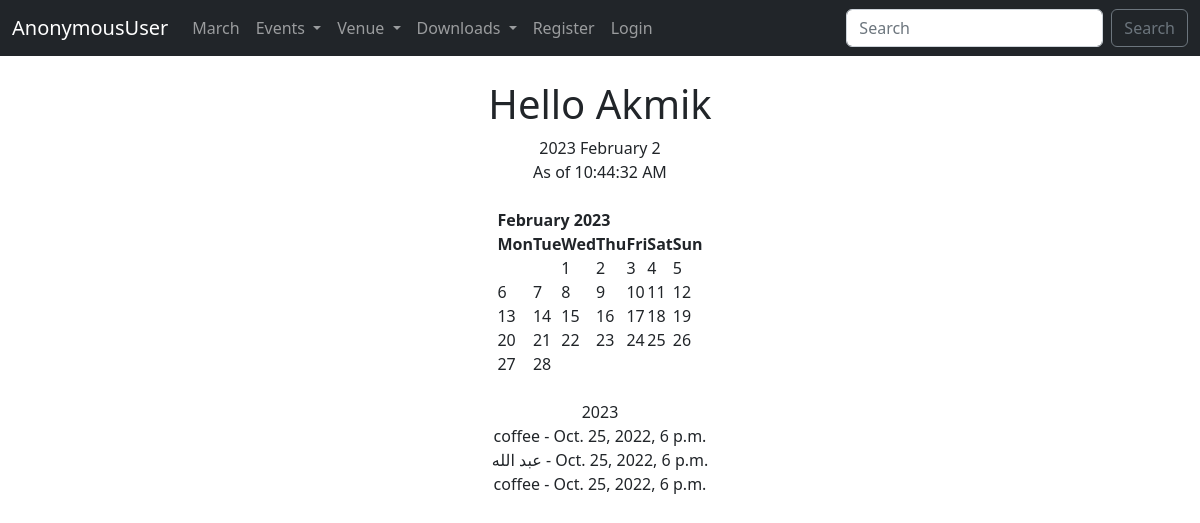
The app's page /, older data.
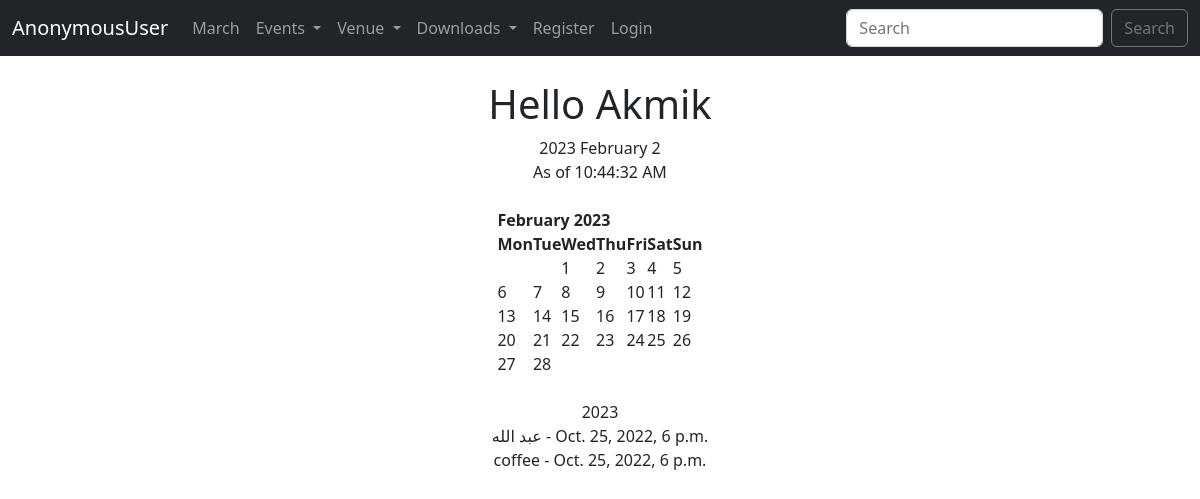
The same page, newer data.
### events/models.py (models this page shows, shortened)
class Event(models.Model):
	name = models.CharField("Event Name", max_length = 120)
	event_date = models.DateTimeField("Event Date")
	venue = models.ForeignKey(Venue, blank=True,null=True,on_delete=models.CASCADE)
	manager = models.ForeignKey(User, blank = True, null = True, on_delete = models.SET_NULL)
	attendees = models.ManyToManyField(MyClubUser, blank=True)
	description = models.TextField(blank=True)
	approved = models.BooleanField('Approved', default=False)
	def __str__(self):
		return self.name

### events/views.py (the view)
# urls.py: path("", views.home, name = "home"),
def home(request, year = datetime.now().year, month = datetime.now().strftime('%B')):
	name = "Akmik"
	month = month.title() # or month.capitalize()
	month_number = list(calendar.month_name).index(month)
	month_number = int(month_number)
	cal = HTMLCalendar().formatmonth(
			year,
			month_number
		)
	now = datetime.now()
	current_year = now.year
	time = now.strftime("%I:%M:%S %p")
	event_list = Event.objects.filter(
			event_date__year = 2022,
			event_date__month = 10
		)
	return render(request, "events/home.html", {
		"name" : name,
		"year" : year,
		"month" : month,
		"month_number" : month_number,
		"cal" : cal,
		"current_year" : current_year,
		"time" : time,
		"event_list" : event_list
		})

### events/templates/events/home.html
{% extends 'events/layout.html' %}
{% block body %}
	<center>
		<h1>Hello {{ name }}</h1>
		{{year}}
		{{month}}
		{{month_number}}<br>
		As of {{time}}<br><br>
		{{cal|safe}}<br>
		{{current_year}}<br>
		{% if event_list %}
			{% for event in event_list %}
				{{ event }} - {{ event.event_date }}<br>
			{% endfor %}
		{% else %}
			<p> Sorry there is no events this month </p>
		{% endif %}
	</center>
{% endblock %}

Row changes from the older to the newer data that the page shows:
no longer on this page (row edited): Event: name "coffee", event_date "Oct. 25, 2022, 6 p.m."
